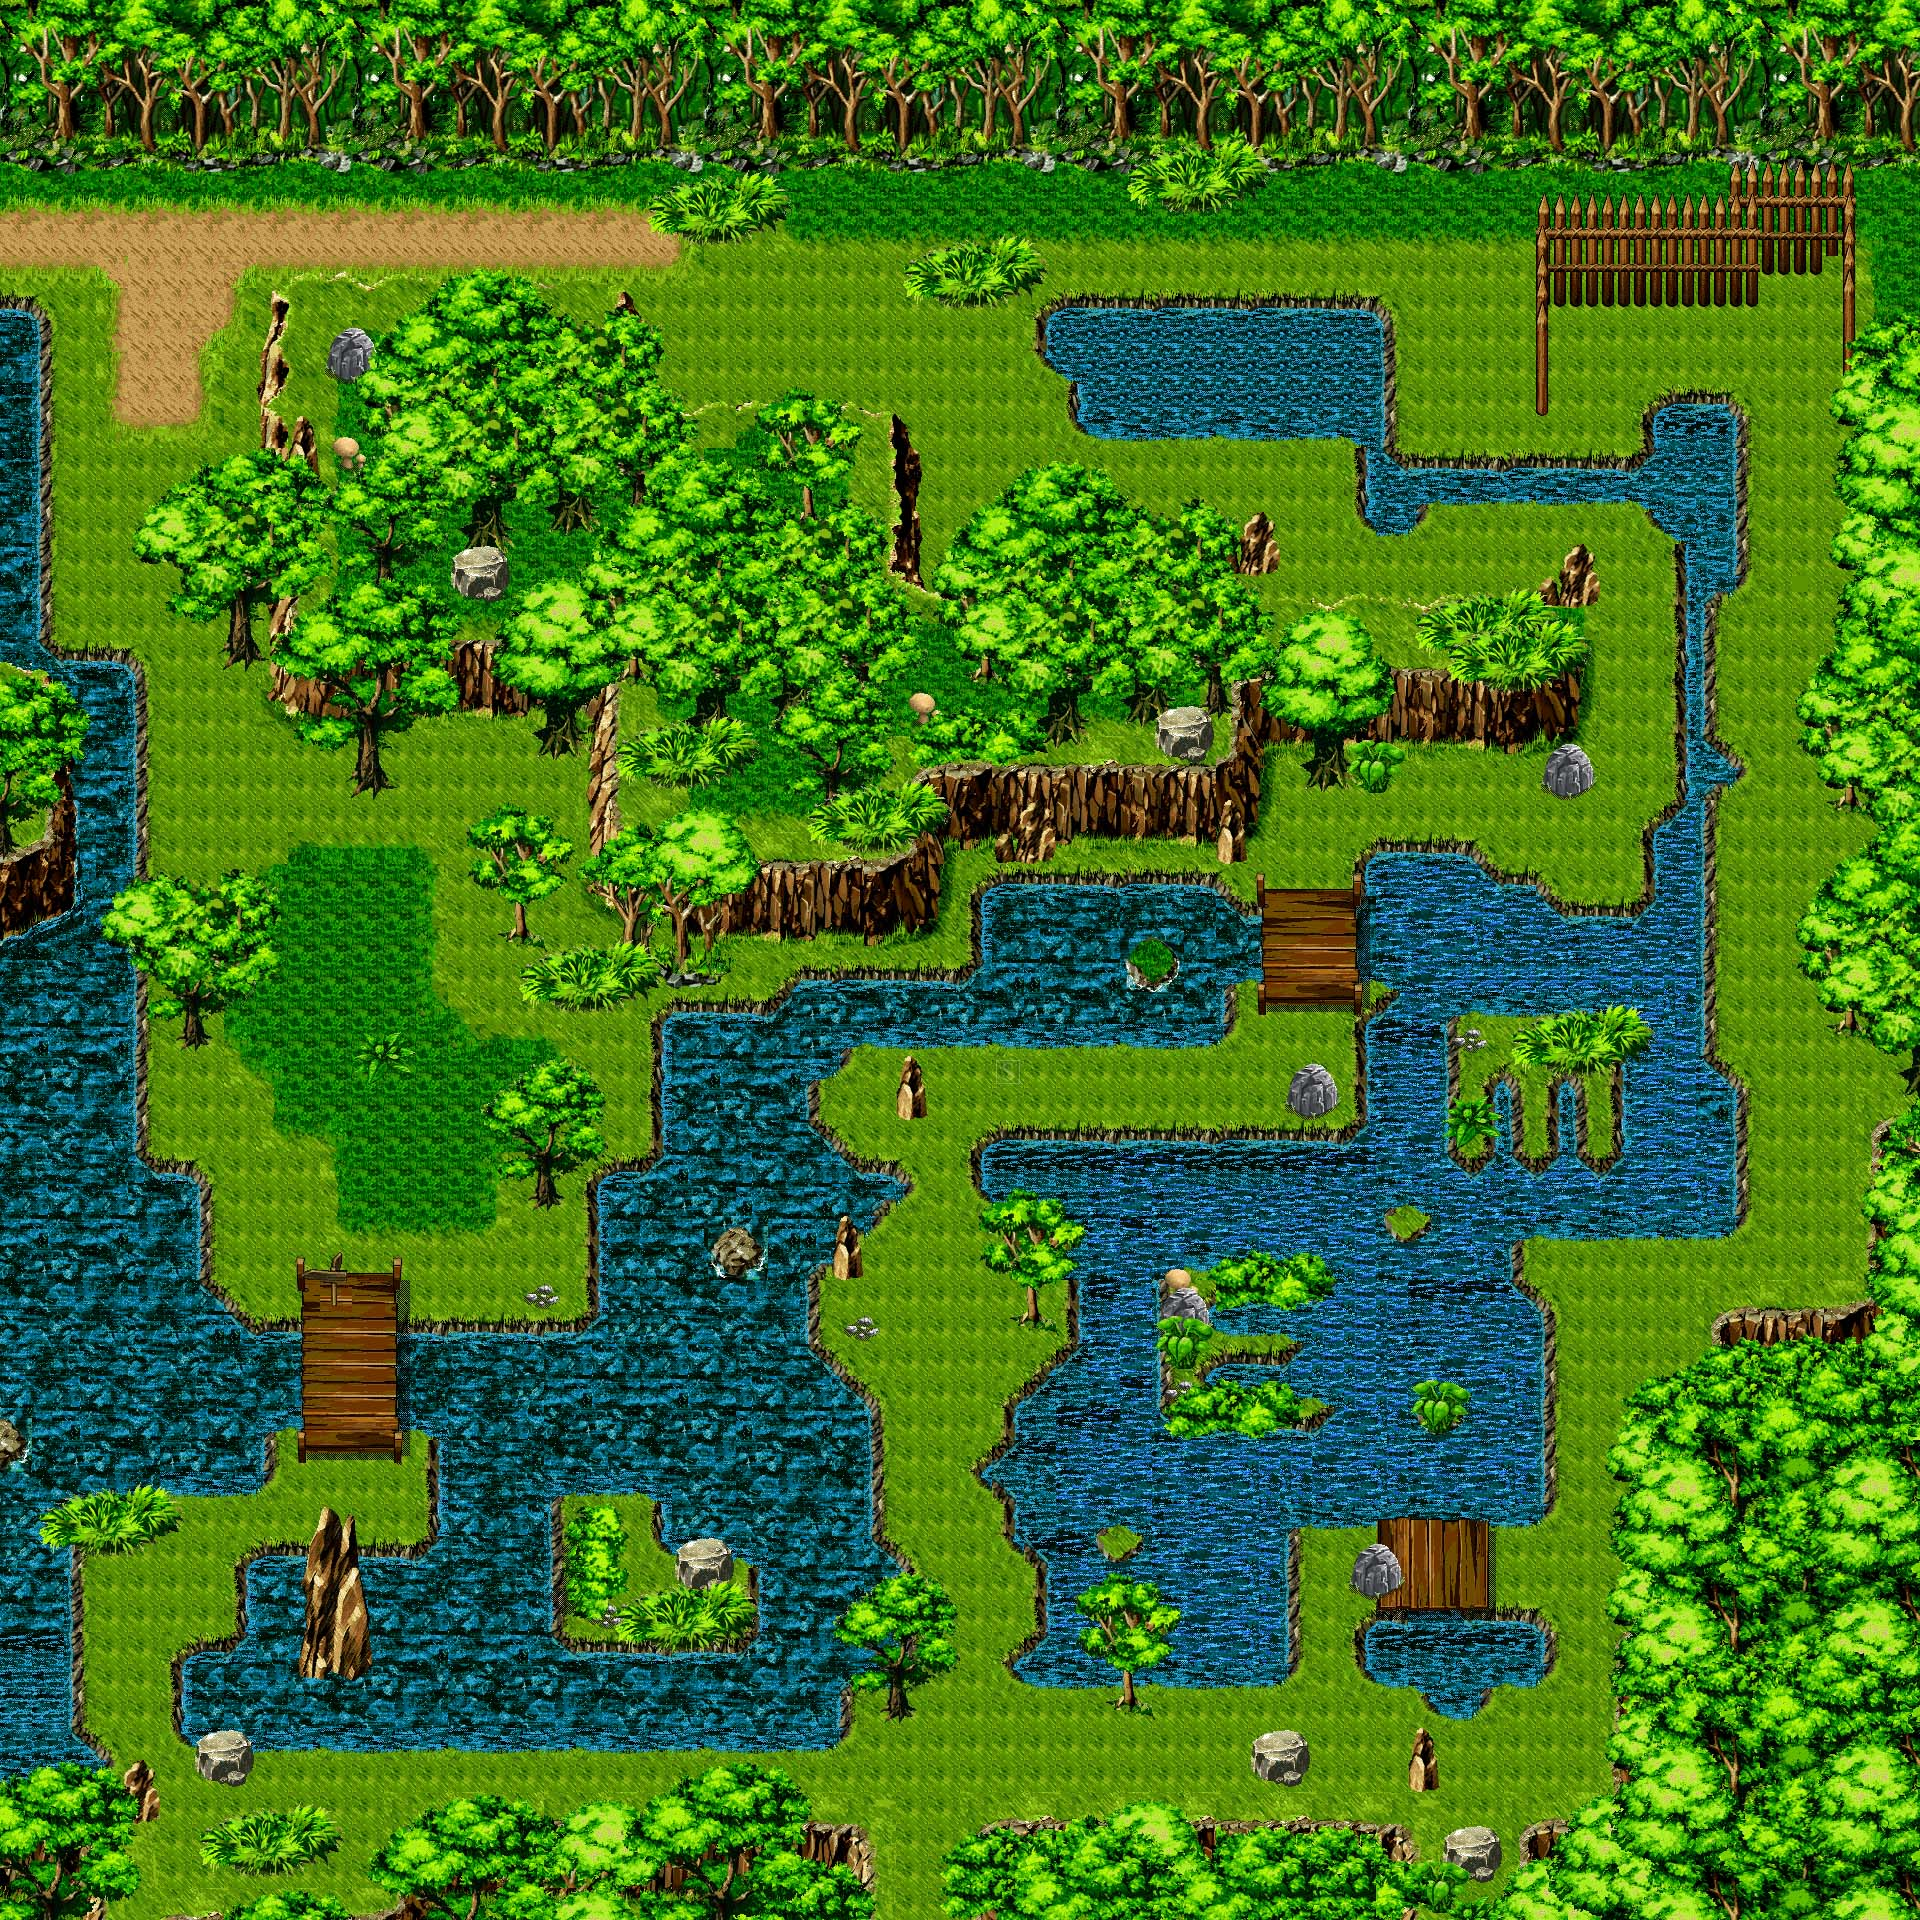

This is a level from a 2D game, rendered from its Tiled map with the project's own tilesets. A one-line summary and the map file follow, with tile-layer data summarised:
An orthogonal 120x120 tile map with 16x16 px tiles, 1 tile layer (meto) and 2 objects (town, start point).

<map version="1.0" tiledversion="1.1.4" orientation="orthogonal" renderorder="right-down" width="120" height="120" tilewidth="16" tileheight="16" infinite="0" nextobjectid="3">
 <tileset firstgid="1" name="pic872_森林地图预览" tilewidth="16" tileheight="16" tilecount="14400" columns="120">
  <image source="../images/pic872_森林地图预览.jpg" width="1920" height="1920" />
 </tileset>
 <layer name="meto" width="120" height="120">
  <data>[14400 cells, 14400 non-empty, 14394 distinct tile ids]</data>
 </layer>
 <objectgroup name="object">
  <object id="1" name="door" type="town" x="-44" y="162" width="43.3333" height="207.878">
   <properties>
    <property name="start" value="start_point_1" />
    <property name="state" value="left" />
    <property name="world" value="forest1" />
   </properties>
  </object>
  <object id="2" name="start point" x="0" y="224" width="31.75" height="31.3826">
   <properties>
    <property name="__name__" value="start_point_1" />
    <property name="state" value="rest_right" />
   </properties>
  </object>
 </objectgroup>
</map>
